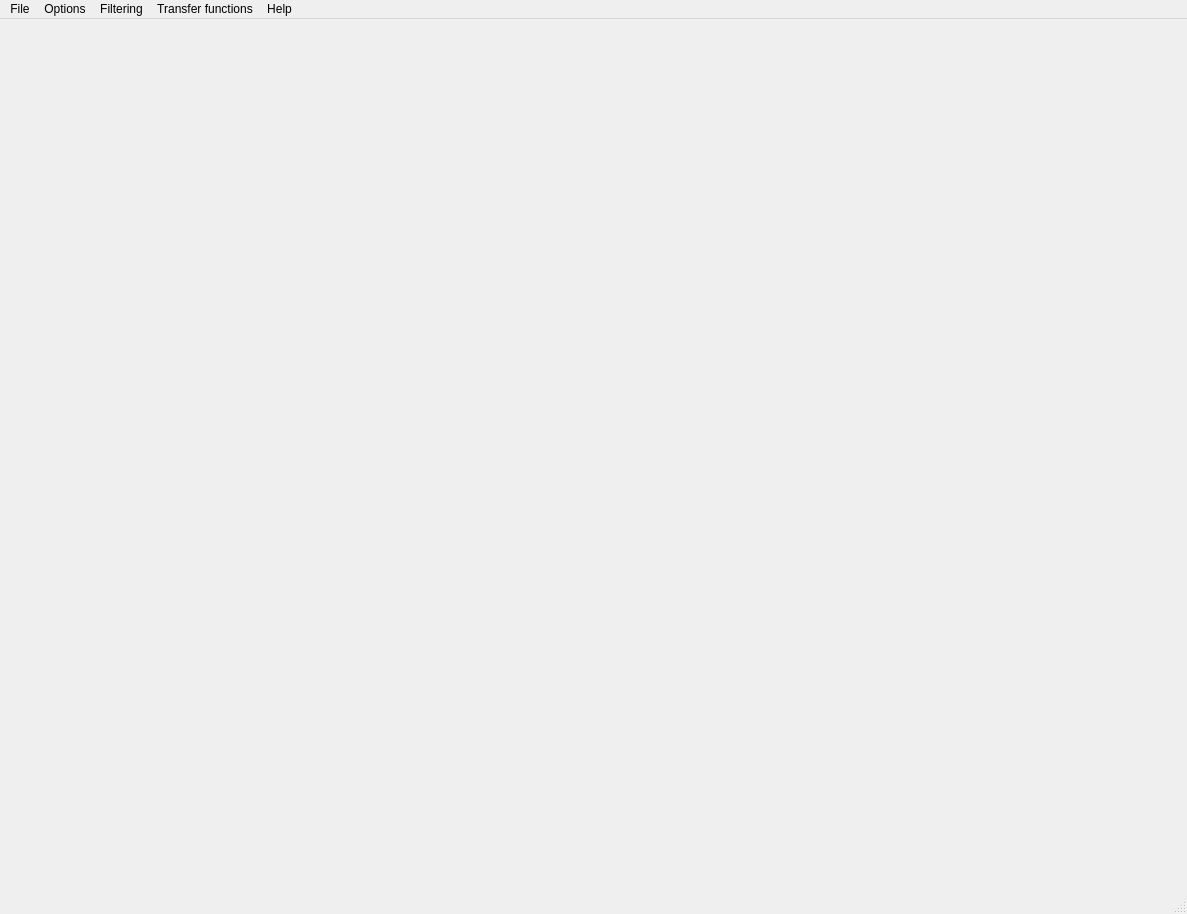
<?xml version="1.0" encoding="UTF-8"?>
<ui version="4.0">
 <class>mainWindow</class>
 <widget class="QMainWindow" name="mainWindow">
  <property name="geometry">
   <rect>
    <x>0</x>
    <y>0</y>
    <width>1187</width>
    <height>914</height>
   </rect>
  </property>
  <property name="minimumSize">
   <size>
    <width>800</width>
    <height>600</height>
   </size>
  </property>
  <property name="windowTitle">
   <string>Spine Analyzer</string>
  </property>
  <property name="windowIcon">
   <iconset resource="mainWindow.qrc">
    <normaloff>:/icons/icon16.png</normaloff>:/icons/icon16.png</iconset>
  </property>
  <widget class="QWidget" name="centralWidget">
   <layout class="QHBoxLayout" name="hboxLayout">
    <property name="spacing">
     <number>2</number>
    </property>
    <property name="margin">
     <number>2</number>
    </property>
    <item>
     <widget class="slicePainter" name="painter" native="true">
      <property name="sizePolicy">
       <sizepolicy hsizetype="Fixed" vsizetype="Minimum">
        <horstretch>0</horstretch>
        <verstretch>0</verstretch>
       </sizepolicy>
      </property>
      <property name="minimumSize">
       <size>
        <width>258</width>
        <height>343</height>
       </size>
      </property>
      <property name="baseSize">
       <size>
        <width>258</width>
        <height>343</height>
       </size>
      </property>
     </widget>
    </item>
    <item>
     <widget class="QVTKWidget" name="vis" native="true">
      <property name="sizePolicy">
       <sizepolicy hsizetype="Expanding" vsizetype="Expanding">
        <horstretch>0</horstretch>
        <verstretch>0</verstretch>
       </sizepolicy>
      </property>
      <property name="minimumSize">
       <size>
        <width>256</width>
        <height>256</height>
       </size>
      </property>
      <property name="baseSize">
       <size>
        <width>512</width>
        <height>512</height>
       </size>
      </property>
     </widget>
    </item>
   </layout>
  </widget>
  <widget class="QMenuBar" name="menubar">
   <property name="geometry">
    <rect>
     <x>0</x>
     <y>0</y>
     <width>1187</width>
     <height>21</height>
    </rect>
   </property>
   <widget class="QMenu" name="menuFile">
    <property name="title">
     <string>File</string>
    </property>
    <addaction name="actionOpen"/>
    <addaction name="actionOpen_initialization"/>
    <addaction name="actionLoad_polygonal_mesh"/>
    <addaction name="actionSave_slices"/>
    <addaction name="actionScreenshot"/>
    <addaction name="actionClear_polygonal_data"/>
   </widget>
   <widget class="QMenu" name="menuOptions">
    <property name="title">
     <string>Options</string>
    </property>
    <widget class="QMenu" name="menuSubdivision">
     <property name="toolTip">
      <string>Use subdivision surface mesh, to have smoother vertebrea</string>
     </property>
     <property name="statusTip">
      <string>Use subdivision surface mesh, to have smoother vertebrea</string>
     </property>
     <property name="title">
      <string>Subdivision</string>
     </property>
     <addaction name="actionSubdivisionDisabled"/>
     <addaction name="actionSubdivisionHeuristic"/>
     <addaction name="actionSubdivisionOptimal"/>
    </widget>
    <addaction name="actionInteractive_inflation"/>
    <addaction name="actionSave_binary_masks"/>
    <addaction name="actionShow_wireframe"/>
    <addaction name="menuSubdivision"/>
    <addaction name="actionSave_LH_images_and_histogram"/>
    <addaction name="actionMaintain_vertex_surface_density"/>
   </widget>
   <widget class="QMenu" name="menuFiltering">
    <property name="title">
     <string>Filtering</string>
    </property>
    <addaction name="actionAnisotropic_diffusion"/>
    <addaction name="actionMedian_denoising"/>
    <addaction name="actionGaussian_smoothing"/>
    <addaction name="actionLogarithmic_rescaling"/>
    <addaction name="actionSchlick_URQ_rescaling"/>
   </widget>
   <widget class="QMenu" name="menuTransfer_functions">
    <property name="title">
     <string>Transfer functions</string>
    </property>
    <addaction name="actionReset_TF"/>
    <addaction name="actionOpacityPlus"/>
    <addaction name="actionOpacityMinus"/>
    <addaction name="actionTF_shift_Up"/>
    <addaction name="actionTF_shift_Down"/>
   </widget>
   <widget class="QMenu" name="menuHelp">
    <property name="title">
     <string>Help</string>
    </property>
    <addaction name="actionQuick_help"/>
   </widget>
   <addaction name="menuFile"/>
   <addaction name="menuOptions"/>
   <addaction name="menuFiltering"/>
   <addaction name="menuTransfer_functions"/>
   <addaction name="menuHelp"/>
  </widget>
  <widget class="QStatusBar" name="statusbar"/>
  <action name="actionOpen">
   <property name="icon">
    <iconset resource="mainWindow.qrc">
     <normaloff>:/icons/openfile16.png</normaloff>:/icons/openfile16.png</iconset>
   </property>
   <property name="text">
    <string>Open...</string>
   </property>
   <property name="shortcut">
    <string>Ctrl+O</string>
   </property>
  </action>
  <action name="actionSave_slices">
   <property name="text">
    <string>Save slices...</string>
   </property>
   <property name="shortcut">
    <string>Ctrl+S</string>
   </property>
  </action>
  <action name="actionScreenshot">
   <property name="text">
    <string>Screenshot...</string>
   </property>
   <property name="toolTip">
    <string>Take a screenshot</string>
   </property>
   <property name="shortcut">
    <string>Ctrl+P</string>
   </property>
  </action>
  <action name="actionInteractive_inflation">
   <property name="checkable">
    <bool>true</bool>
   </property>
   <property name="checked">
    <bool>true</bool>
   </property>
   <property name="text">
    <string>Interactive inflation</string>
   </property>
   <property name="toolTip">
    <string>Display vertebral bodies as they are being inflated</string>
   </property>
   <property name="statusTip">
    <string>Display vertebral bodies as they are being inflated</string>
   </property>
  </action>
  <action name="actionSave_binary_masks">
   <property name="checkable">
    <bool>true</bool>
   </property>
   <property name="text">
    <string>Save binary masks</string>
   </property>
   <property name="toolTip">
    <string>If checked, saves binary mask .mha file for each vertebra in &quot;D:Temp&quot; folder</string>
   </property>
   <property name="statusTip">
    <string>If checked, saves binary mask .mha file for each vertebra in &quot;D:\Temp\&quot; folder</string>
   </property>
  </action>
  <action name="actionAnisotropic_diffusion">
   <property name="text">
    <string>Anisotropic diffusion</string>
   </property>
   <property name="toolTip">
    <string>Apply anisotropic diffusion denoising method to the image</string>
   </property>
   <property name="statusTip">
    <string>Apply anisotropic diffusion denoising method to the image</string>
   </property>
  </action>
  <action name="actionMedian_denoising">
   <property name="text">
    <string>Median denoising</string>
   </property>
   <property name="toolTip">
    <string>Apply median denoising method to the image</string>
   </property>
   <property name="statusTip">
    <string>Apply median denoising method to the image</string>
   </property>
  </action>
  <action name="actionGaussian_smoothing">
   <property name="text">
    <string>Gaussian smoothing</string>
   </property>
   <property name="toolTip">
    <string>Apply gaussian smoothing to the image</string>
   </property>
   <property name="statusTip">
    <string>Apply gaussian smoothing to the image</string>
   </property>
  </action>
  <action name="actionLogarithmic_rescaling">
   <property name="text">
    <string>Logarithmic rescaling</string>
   </property>
   <property name="toolTip">
    <string>Apply logarithmic rescaling to the image (x=log(1+x) voxelwise)</string>
   </property>
   <property name="statusTip">
    <string>Apply logarithmic rescaling to the image (x=log(1+x) voxelwise)</string>
   </property>
  </action>
  <action name="actionSchlick_URQ_rescaling">
   <property name="text">
    <string>Schlick URQ rescaling</string>
   </property>
   <property name="toolTip">
    <string>Schlick uniform rational quantization rescaling algorithm</string>
   </property>
   <property name="statusTip">
    <string>Schlick uniform rational quantization rescaling algorithm</string>
   </property>
  </action>
  <action name="actionShow_wireframe">
   <property name="checkable">
    <bool>true</bool>
   </property>
   <property name="checked">
    <bool>true</bool>
   </property>
   <property name="text">
    <string>Initial wireframe</string>
   </property>
   <property name="toolTip">
    <string>Segmented objects are initially created in wireframe view</string>
   </property>
   <property name="statusTip">
    <string>Segmented objects are initially created in wireframe view</string>
   </property>
  </action>
  <action name="actionSubdivisionDisabled">
   <property name="checkable">
    <bool>true</bool>
   </property>
   <property name="text">
    <string>Disabled</string>
   </property>
  </action>
  <action name="actionSubdivisionHeuristic">
   <property name="checkable">
    <bool>true</bool>
   </property>
   <property name="checked">
    <bool>true</bool>
   </property>
   <property name="text">
    <string>Heuristic normalization</string>
   </property>
  </action>
  <action name="actionSubdivisionOptimal">
   <property name="checkable">
    <bool>true</bool>
   </property>
   <property name="text">
    <string>Optimal + smoothing</string>
   </property>
  </action>
  <action name="actionOpen_initialization">
   <property name="text">
    <string>Open initialization...</string>
   </property>
   <property name="shortcut">
    <string>Ctrl+I</string>
   </property>
  </action>
  <action name="actionSave_LH_images_and_histogram">
   <property name="checkable">
    <bool>true</bool>
   </property>
   <property name="text">
    <string>Save LH images and histogram</string>
   </property>
   <property name="statusTip">
    <string>Save Low and High images and LH histogram</string>
   </property>
   <property name="whatsThis">
    <string>Save Low and High images and LH histogram</string>
   </property>
  </action>
  <action name="actionLoad_polygonal_mesh">
   <property name="text">
    <string>Load polygonal mesh</string>
   </property>
   <property name="shortcut">
    <string>Ctrl+L</string>
   </property>
  </action>

  <action name="actionQuick_help">
   <property name="text">
    <string>Quick help</string>
   </property>
   <property name="shortcut">
    <string>F1</string>
   </property>
  </action>
  <action name="actionMaintain_vertex_surface_density">
   <property name="checkable">
    <bool>true</bool>
   </property>
   <property name="text">
    <string>Maintain vertex surface density</string>
   </property>
   <property name="toolTip">
    <string>Determines whether attempts should be made at having constant vertex density at the surface</string>
   </property>
   <property name="statusTip">
    <string>Determines whether attempts should be made at having constant vertex density at the surface</string>
   </property>
  </action>
  <action name="actionClear_polygonal_data">
   <property name="text">
    <string>Clear polygonal data</string>
   </property>
   <property name="shortcut">
    <string>Ctrl+R</string>
   </property>
  </action>
  <action name="actionOpacityPlus">
   <property name="text">
    <string>Opacity +</string>
   </property>
   <property name="toolTip">
    <string>Increase opacity</string>
   </property>
   <property name="statusTip">
    <string>Increase opacity</string>
   </property>
   <property name="shortcut">
    <string>+</string>
   </property>
  </action>
  <action name="actionOpacityMinus">
   <property name="text">
    <string>Opacity -</string>
   </property>
   <property name="shortcut">
    <string>-</string>
   </property>
  </action>
  <action name="actionTF_shift_Up">
   <property name="text">
    <string>TF shift Up</string>
   </property>
   <property name="shortcut">
    <string>PgUp</string>
   </property>
  </action>
  <action name="actionTF_shift_Down">
   <property name="text">
    <string>TF shift Down</string>
   </property>
   <property name="shortcut">
    <string>PgDown</string>
   </property>
  </action>
  <action name="actionReset_TF">
   <property name="text">
    <string>Reset TF</string>
   </property>
   <property name="shortcut">
    <string>Home</string>
   </property>
  </action>  
 </widget>
 <customwidgets>
  <customwidget>
   <class>QVTKWidget</class>
   <extends>QWidget</extends>
   <header>QVTKWidget.h</header>
  </customwidget>
  <customwidget>
   <class>slicePainter</class>
   <extends>QWidget</extends>
   <header>slicePainter.h</header>
   <container>1</container>
  </customwidget>
 </customwidgets>
 <resources>
  <include location="mainWindow.qrc"/>
 </resources>
 <connections/>
</ui>
